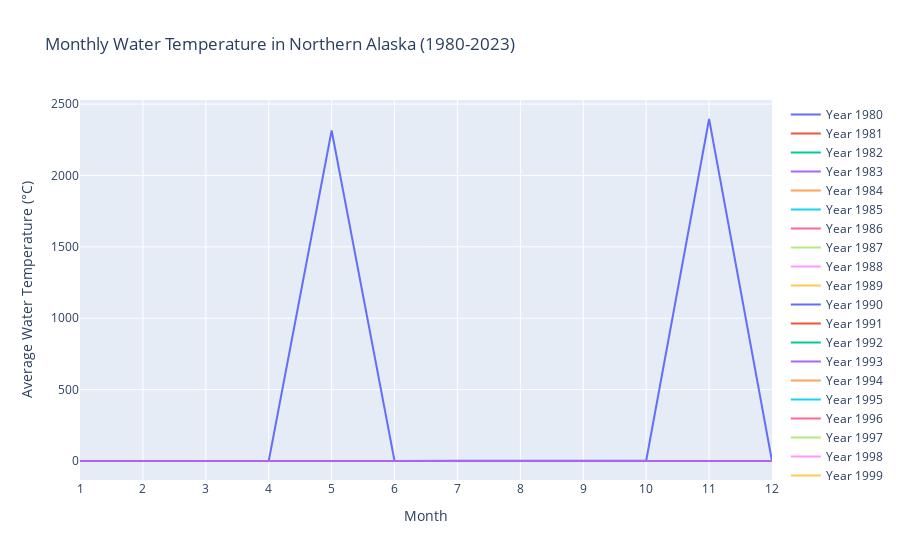

The code cell stored with this chart in its notebook:
### Markdown cell above
### Plotting all water temps with month as the x-axis

### Code cell
import xarray as xr
import plotly.graph_objects as go
import os
import pandas as pd

# Base directory where the NetCDF files are stored
data_dir = '/Users/casey/Desktop/blue-dot/data/raw'

# Months (1 through 12)
months = list(range(1, 13))

# Initialize DataFrame for water temperature
df_water_temp = pd.DataFrame(columns=months, index=range(1980, 2024))

# Latitude and longitude bounds for Northern Alaska
lat_bounds = [64, 71]
lon_bounds = [-168, -141]

# Process each file in the directory
for file_name in os.listdir(data_dir):
    if file_name.endswith('.nc4'):
        # Extract year and month from file name
        parts = file_name.split('.')
        date_part = parts[-2]  # Format 'YYYYMM'
        year = int(date_part[:4])
        month = int(date_part[4:6])


        file_path = os.path.join(data_dir, file_name)
        ds = xr.open_dataset(file_path)

        # Extract 'Var_TSKINWTR' for Northern Alaska region
        water_temp = ds['Var_TSKINWTR'].sel(lat=slice(*lat_bounds), lon=slice(*lon_bounds))

        # Compute average water temperature for the month and store in the DataFrame
        df_water_temp.at[year, month] = water_temp.mean().values
        ds.close()

# Transpose the DataFrame for plotting
df_water_temp = df_water_temp.T

# Create a figure for plotting
fig = go.Figure()

# Add lines for each year
for year in df_water_temp.columns:
    fig.add_trace(go.Scatter(x=months, y=df_water_temp[year], mode='lines', name=f'Year {year}'))

# Update layout
fig.update_layout(
    title='Monthly Water Temperature in Northern Alaska (1980-2023)',
    xaxis=dict(title='Month', tickmode='array', tickvals=months),
    yaxis=dict(title='Average Water Temperature (°C)'),
    #template='plotly_dark'
)

fig.show()

### Figure 1 — Plotly figure (JSON) as saved in the notebook; plotly's stock layout.template omitted (floating-point values rounded to 4 significant figures)
{"data": [{"mode": "lines", "name": "Year 1980", "type": "scatter", "x": [1, 2, 3, 4, 5, 6, 7, 8, 9, 10, 11, 12], "y": [0.07041, 0.02796, 0.01505, 0.03681, 2315.0, 0.5835, 1.115, 0.5888, 1.486, 1.471, 2396.0, 0.1073]}, {"mode": "lines", "name": "Year 1981", "type": "scatter", "x": [1, 2, 3, 4, 5, 6, 7, 8, 9, 10, 11, 12], "y": [0.05593, 0.006546, 0.03896, 0.06881, 0.2104, 0.5221, 2.953, 1.165, 1.341, 0.8737, 0.2331, 0.06402]}, {"mode": "lines", "name": "Year 1982", "type": "scatter", "x": [1, 2, 3, 4, 5, 6, 7, 8, 9, 10, 11, 12], "y": [0.01037, 0.02397, 0.005356, 0.01587, 0.1499, 1.323, 0.9815, 0.9325, 1.424, 0.768, 0.0458, 0.01274]}, {"mode": "lines", "name": "Year 1983", "type": "scatter", "x": [1, 2, 3, 4, 5, 6, 7, 8, 9, 10, 11, 12], "y": [0.01022, 0.007656, 0.007409, 0.06751, 0.1481, 0.8398, 1.604, 1.055, 0.7409, 1.811, 0.04512, 0.02454]}, {"mode": "lines", "name": "Year 1984", "type": "scatter", "x": [1, 2, 3, 4, 5, 6, 7, 8, 9, 10, 11, 12], "y": [0.009715, 0.008741, 0.00966, 0.007449, 0.08045, 0.7978, 1.099, 1.281, 0.5694, 1.624, 0.2279, 0.01794]}, {"mode": "lines", "name": "Year 1985", "type": "scatter", "x": [1, 2, 3, 4, 5, 6, 7, 8, 9, 10, 11, 12], "y": [0.008356, 0.01031, 0.003966, 0.008009, 0.1169, 0.3949, 1.972, 2.323, 1.751, 1.534, 0.04939, 0.02442]}, {"mode": "lines", "name": "Year 1986", "type": "scatter", "x": [1, 2, 3, 4, 5, 6, 7, 8, 9, 10, 11, 12], "y": [0.01471, 0.004902, 0.005834, 0.01439, 0.1556, 0.936, 1.021, 1.136, 0.9197, 1.647, 0.1985, 0.022]}, {"mode": "lines", "name": "Year 1987", "type": "scatter", "x": [1, 2, 3, 4, 5, 6, 7, 8, 9, 10, 11, 12], "y": [0.012, 0.01175, 0.0162, 0.038, 0.2419, 0.9152, 2.031, 0.9034, 2.106, 0.6052, 0.2838, 0.006924]}, {"mode": "lines", "name": "Year 1988", "type": "scatter", "x": [1, 2, 3, 4, 5, 6, 7, 8, 9, 10, 11, 12], "y": [0.01342, 0.02163, 0.0239, 0.07409, 0.2015, 0.7992, 2.013, 0.4607, 0.6123, 1.395, 0.1463, 0.0177]}, {"mode": "lines", "name": "Year 1989", "type": "scatter", "x": [1, 2, 3, 4, 5, 6, 7, 8, 9, 10, 11, 12], "y": [0.01989, 0.03162, 0.0277, 0.0682, 0.1889, 1.646, 1.565, 0.4786, 1.821, 1.582, 0.295, 0.03242]}, {"mode": "lines", "name": "Year 1990", "type": "scatter", "x": [1, 2, 3, 4, 5, 6, 7, 8, 9, 10, 11, 12], "y": [0.006084, 0.002899, 0.01354, 0.02116, 0.2801, 1.583, 2.867, 0.9242, 1.115, 1.156, 0.3649, 0.02879]}, {"mode": "lines", "name": "Year 1991", "type": "scatter", "x": [1, 2, 3, 4, 5, 6, 7, 8, 9, 10, 11, 12], "y": [0.01622, 0.01329, 0.01048, 0.03465, 0.2122, 1.121, 2.243, 0.3886, 1.668, 0.9838, 0.7262, 0.06151]}, {"mode": "lines", "name": "Year 1992", "type": "scatter", "x": [1, 2, 3, 4, 5, 6, 7, 8, 9, 10, 11, 12], "y": [0.01668, 0.01362, 0.005016, 0.03915, 0.1247, 0.7622, 1.129, 0.597, 2.513, 0.3294, 0.1587, 0.01854]}, {"mode": "lines", "name": "Year 1993", "type": "scatter", "x": [1, 2, 3, 4, 5, 6, 7, 8, 9, 10, 11, 12], "y": [0.01973, 0.03804, 0.01068, 0.05295, 0.5027, 1.447, 2.01, 0.6428, 1.258, 0.7589, 0.4735, 0.03954]}, {"mode": "lines", "name": "Year 1994", "type": "scatter", "x": [1, 2, 3, 4, 5, 6, 7, 8, 9, 10, 11, 12], "y": [0.02131, 0.02297, 0.02168, 0.03398, 0.4, 0.613, 2.177, 1.448, 1.501, 1.011, 0.2319, 0.005918]}, {"mode": "lines", "name": "Year 1995", "type": "scatter", "x": [1, 2, 3, 4, 5, 6, 7, 8, 9, 10, 11, 12], "y": [0.01373, 0.006383, 0.008209, 0.02865, 0.4896, 0.5033, 0.845, 0.8899, 0.5025, 2.007, 0.3088, 0.05604]}, {"mode": "lines", "name": "Year 1996", "type": "scatter", "x": [1, 2, 3, 4, 5, 6, 7, 8, 9, 10, 11, 12], "y": [0.02351, 0.007186, 0.01827, 0.0335, 0.2168, 1.591, 1.734, 0.4617, 1.608, 0.8167, 0.1004, 0.04275]}, {"mode": "lines", "name": "Year 1997", "type": "scatter", "x": [1, 2, 3, 4, 5, 6, 7, 8, 9, 10, 11, 12], "y": [0.007827, 0.007265, 0.003436, 0.03298, 0.45, 1.466, 3.042, 0.7382, 1.139, 2.237, 0.231, 0.07906]}, {"mode": "lines", "name": "Year 1998", "type": "scatter", "x": [1, 2, 3, 4, 5, 6, 7, 8, 9, 10, 11, 12], "y": [0.01838, 0.007558, 0.04343, 0.06525, 0.5255, 1.075, 3.767, 0.6512, 0.7192, 1.489, 0.3691, 0.05702]}, {"mode": "lines", "name": "Year 1999", "type": "scatter", "x": [1, 2, 3, 4, 5, 6, 7, 8, 9, 10, 11, 12], "y": [0.0361, 0.01121, 0.01349, 0.02503, 0.1032, 1.037, 0.9204, 1.148, 0.7734, 2.626, 0.05614, 0.03154]}, {"mode": "lines", "name": "Year 2000", "type": "scatter", "x": [1, 2, 3, 4, 5, 6, 7, 8, 9, 10, 11, 12], "y": [0.01131, 0.007034, 0.02047, 0.04831, 0.2347, 0.507, 2.687, 0.6096, 1.09, 1.343, 0.2976, 0.04918]}, {"mode": "lines", "name": "Year 2001", "type": "scatter", "x": [1, 2, 3, 4, 5, 6, 7, 8, 9, 10, 11, 12], "y": [0.01726, 0.02595, 0.0309, 0.07165, 0.2153, 0.5666, 1.466, 0.2933, 0.9073, 2.03, 0.06379, 0.02587]}, {"mode": "lines", "name": "Year 2002", "type": "scatter", "x": [1, 2, 3, 4, 5, 6, 7, 8, 9, 10, 11, 12], "y": [0.01654, 0.01419, 0.04664, 0.02583, 0.6763, 0.5587, 0.8537, 1.316, 0.8329, 1.891, 0.5322, 0.06315]}, {"mode": "lines", "name": "Year 2003", "type": "scatter", "x": [1, 2, 3, 4, 5, 6, 7, 8, 9, 10, 11, 12], "y": [0.01706, 0.01291, 0.024, 0.1138, 0.377, 1.18, 0.661, 1.02, 0.8396, 1.442, 0.7208, 0.03427]}, {"mode": "lines", "name": "Year 2004", "type": "scatter", "x": [1, 2, 3, 4, 5, 6, 7, 8, 9, 10, 11, 12], "y": [0.02536, 0.01615, 0.01195, 0.06024, 0.3753, 1.145, 0.8628, 0.899, 1.558, 1.299, 0.2648, 0.09005]}, {"mode": "lines", "name": "Year 2005", "type": "scatter", "x": [1, 2, 3, 4, 5, 6, 7, 8, 9, 10, 11, 12], "y": [0.0451, 0.02414, 0.01973, 0.1264, 0.2526, 1.542, 3.601, 0.7643, 0.8948, 1.323, 0.468, 0.02907]}, {"mode": "lines", "name": "Year 2006", "type": "scatter", "x": [1, 2, 3, 4, 5, 6, 7, 8, 9, 10, 11, 12], "y": [0.0341, 0.0112, 0.02819, 0.0008328, 0.09618, 0.4978, 1.656, 1.212, 0.8858, 0.8968, 0.8967, 0.05302]}, {"mode": "lines", "name": "Year 2007", "type": "scatter", "x": [1, 2, 3, 4, 5, 6, 7, 8, 9, 10, 11, 12], "y": [0.001715, 0.00623, 6.555e-07, 0.0221, 0.5044, 1.196, 2.845, 0.7985, 1.743, 2.231, 0.6571, 0.05659]}, {"mode": "lines", "name": "Year 2008", "type": "scatter", "x": [1, 2, 3, 4, 5, 6, 7, 8, 9, 10, 11, 12], "y": [3.725e-05, -2.668e-05, 0.0007965, 0.01189, 0.3603, 1.65, 1.46, 0.8028, 1.173, 1.834, 0.2089, 0.006511]}, {"mode": "lines", "name": "Year 2009", "type": "scatter", "x": [1, 2, 3, 4, 5, 6, 7, 8, 9, 10, 11, 12], "y": [0.001532, 0.001676, 0.0001184, 0.04383, 0.1537, 1.542, 2.455, 0.692, 1.442, 1.106, 0.4336, 0.004953]}, {"mode": "lines", "name": "Year 2010", "type": "scatter", "x": [1, 2, 3, 4, 5, 6, 7, 8, 9, 10, 11, 12], "y": [-3.413e-05, 0.0005499, 0.0001463, 0.01359, 0.2911, 1.942, 2.161, 0.5753, 1.605, 1.841, 0.4507, 0.0224]}, {"mode": "lines", "name": "Year 2011", "type": "scatter", "x": [1, 2, 3, 4, 5, 6, 7, 8, 9, 10, 11, 12], "y": [0.001619, 6.017e-05, 0.0003242, 0.008707, 0.4871, 2.294, 2.032, 0.529, 1.553, 1.33, 0.4567, 0.004954]}, {"mode": "lines", "name": "Year 2012", "type": "scatter", "x": [1, 2, 3, 4, 5, 6, 7, 8, 9, 10, 11, 12], "y": [0.003479, 0.0003721, 0.0003083, 0.009838, 0.3882, 1.195, 1.186, 1.22, 1.519, 1.887, 0.2669, 0.007251]}, {"mode": "lines", "name": "Year 2013", "type": "scatter", "x": [1, 2, 3, 4, 5, 6, 7, 8, 9, 10, 11, 12], "y": [0.008174, 0.0006824, 0.00161, 0.01088, 0.3881, 4.044, 2.116, 1.223, 1.858, 0.3858, 0.7339, 0.06553]}, {"mode": "lines", "name": "Year 2014", "type": "scatter", "x": [1, 2, 3, 4, 5, 6, 7, 8, 9, 10, 11, 12], "y": [0.02757, 0.01681, 0.02154, 0.1639, 0.3119, 3.236, 1.114, 0.8979, 1.358, 2.502, 0.1391, 0.0382]}, {"mode": "lines", "name": "Year 2015", "type": "scatter", "x": [1, 2, 3, 4, 5, 6, 7, 8, 9, 10, 11, 12], "y": [0.005333, 0.006961, 0.001481, 0.05069, 1.12, 3.542, 2.809, 0.9816, 1.849, 1.207, 0.6854, 0.01598]}, {"mode": "lines", "name": "Year 2016", "type": "scatter", "x": [1, 2, 3, 4, 5, 6, 7, 8, 9, 10, 11, 12], "y": [0.005177, 0.002218, 0.04382, 0.1144, 1.348, 1.803, 1.397, 0.9933, 2.885, 1.513, 0.6902, 0.07188]}, {"mode": "lines", "name": "Year 2017", "type": "scatter", "x": [1, 2, 3, 4, 5, 6, 7, 8, 9, 10, 11, 12], "y": [0.0294, 0.005285, 0.001211, 0.06397, 0.672, 1.894, 1.836, 1.408, 0.835, 1.035, 0.5904, 0.06222]}, {"mode": "lines", "name": "Year 2018", "type": "scatter", "x": [1, 2, 3, 4, 5, 6, 7, 8, 9, 10, 11, 12], "y": [0.01231, 0.006361, 0.00103, 0.05223, 0.7867, 1.855, 1.814, 0.5362, 0.593, 2.389, 1.199, 0.1514]}, {"mode": "lines", "name": "Year 2019", "type": "scatter", "x": [1, 2, 3, 4, 5, 6, 7, 8, 9, 10, 11, 12], "y": [0.002728, 0.01103, 0.03309, 0.0536, 0.8619, 4.528, 2.458, 0.3677, 1.74, 2.283, 1.174, 0.07286]}, {"mode": "lines", "name": "Year 2020", "type": "scatter", "x": [1, 2, 3, 4, 5, 6, 7, 8, 9, 10, 11, 12], "y": [0.0003495, 3.283e-05, 0.003443, 0.02135, 0.7857, 2.551, 1.768, 0.7474, 1.61, 1.306, 0.4051, 0.105]}, {"mode": "lines", "name": "Year 2021", "type": "scatter", "x": [1, 2, 3, 4, 5, 6, 7, 8, 9, 10, 11, 12], "y": [0.0002836, 1.886e-05, -4.83e-06, 0.06831, 0.5408, 2.157, 2.31, 0.8057, 1.512, 0.9852, 0.3986, 0.003833]}, {"mode": "lines", "name": "Year 2022", "type": "scatter", "x": [1, 2, 3, 4, 5, 6, 7, 8, 9, 10, 11, 12], "y": [0.0001904, 0.002678, 0.00126, 0.0842, 0.5626, 1.296, 2.311, 0.6599, 0.974, 1.6, 0.4979, 0.04744]}, {"mode": "lines", "name": "Year 2023", "type": "scatter", "x": [1, 2, 3, 4, 5, 6, 7, 8, 9, 10, 11, 12], "y": [0.0006476, 2.872e-05, 0.004475, 0.01489, 0.2796, 2.375, 4.919, 1.526, 0.8642, 1.918, 0.5511, 0.07086]}], "layout": {"title": {"text": "Monthly Water Temperature in Northern Alaska (1980-2023)"}, "xaxis": {"tickmode": "array", "tickvals": [1, 2, 3, 4, 5, 6, 7, 8, 9, 10, 11, 12], "title": {"text": "Month"}}, "yaxis": {"title": {"text": "Average Water Temperature (°C)"}}}}
